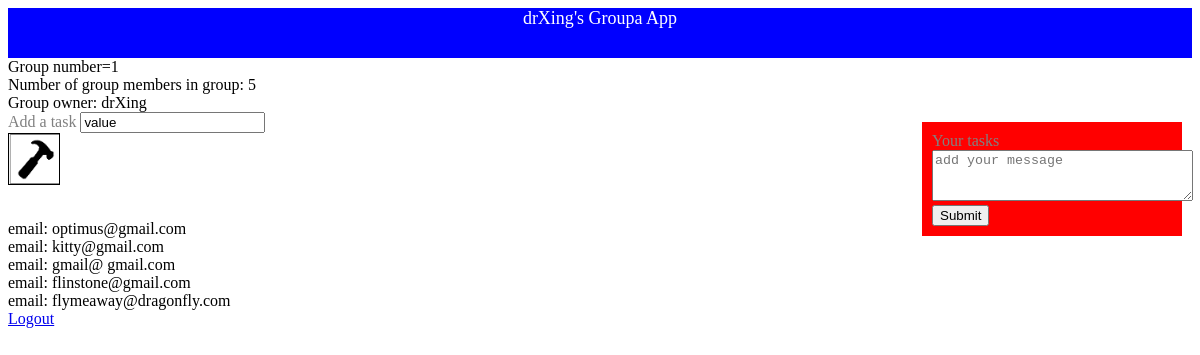
Screenshot of /addtasks.php (signed in) with the database file from the repository.
### tables this page shows
CREATE TABLE IF NOT EXISTS `groupowner` (
  `groupid` int(11) NOT NULL AUTO_INCREMENT,
  `ownerid` int(11) NOT NULL,
  PRIMARY KEY (`groupid`)
);

CREATE TABLE IF NOT EXISTS `user` (
  `id` int(10) NOT NULL AUTO_INCREMENT,
  `username` varchar(255) NOT NULL,
  `password` varchar(255) NOT NULL,
  `email` varchar(255) NOT NULL,
  `phone` varchar(20) NOT NULL,
  `level` int(1) NOT NULL,
  PRIMARY KEY (`id`)
);

### functions.php (called while the page is built, shortened)
<?php
function checkadmin($username){
$groupquery = "SELECT level from user where user.username = '".$username."';";
				$num = mysql_query($groupquery);
				$row = mysql_fetch_array($num);
				$level=  $row["level"];
				if ($level>0) {return true;} else {return false;}
				}
function getgroupfromowner($username){
$groupquery = "SELECT groupid from groupowner as go inner join user as u on go.ownerid = u.id where u.username = '".$username."';";
				$num = mysql_query($groupquery);
				$row = mysql_fetch_array($num);
				$groupnum=  $row["groupid"];
				return $groupnum;
				}
?>

### userobject.php (the view, shortened to what this page needs)
<?php
class User {
public $email;
function __construct($id,$username,$password,$email,$phonenumber,$level=1) {
$this->email = $email;
}
function getEmails(){
echo "<br/>email: ".$this->email;
}
}
class Group {
public $members=array();
public $owner;
function __construct($owner, $members=array()) {
$this->owner = $owner;
$this->members = $members;
}
function printemails($x){
return $this->members[$x]->getEmails();
}
function getOwner(){
return $this->owner;
}
}
?>

### addtasks.php (shortened to what this page needs)
<?php
include('userobject.php');
include('functions.php');
$username = $_COOKIE['ID_my_site'];
$owner = $username;
if (checkadmin($username))
{
$groupnum = getgroupfromowner($username);
include('adminheader.php');
echo "Group number=".$groupnum."<br/>";
$query = "SELECT * from `user` inner join `group` as `g` on (`user`.`id` = `g`.`userid`) where `g`.`groupnum` = '".$groupnum."';";
$i=0;
$members = mysql_query($query)or die(mysql_error());
 	while($info = mysql_fetch_array( $members )) 	{
		$i++;
		}
	 $members = array();
 $group = new Group ($owner,$members);
$ownerval = $group->getOwner();
 for ($x=0; $x<=$i; $x++){
 array_push($group->members, ${"user".$x});
}
  	echo "Number of group members in group: ". $i."<br/>";
  	echo "Group owner: ".$ownerval."<br/>";
  	?>
  	<div id="left">
  	<form onsubmit="return submitHandler(this);">
  	<label for="tasks">Add a task</label>
  	<input type="text" name="task" id="task" onclick="this.value = '';" value="value"/>
  	<input type="image" value="Submit" id="submit" name="submit" src="/images/addtasks.png" height="50" width="50" border="1px solid black">
  	</form>
  	</div>
  	<div id="right">
  	<form id="message" action="tasksave.php" method="post" onsubmit="submitHandler2(this);">
  	<label for="message">Your tasks</label>
  	<textarea rows="3" cols="30" name="personal_message" placeholder="add your message" id="personal_message"></textarea>
  	<input type="Submit" id="submit" name="submit">
  	<br/>
  	</form>
  	</div><br/>
  	<br/>
  	<br/>
  	<br/>
  	<?php
  	echo "<br/>";
  	 for ($x=0; $x<=$i-1; $x++){
	$group->printemails($x);
	}
	echo "<br/><a href='logout.php'>Logout</a>";
} else {
print "you are not the admin.";
print $_GET['admin'];
}
?>

### css/admin.css (style rules this page uses)
#right { width: 240px; float: right; height: 100%; padding: 10px; background-color: red; color: gray; margin: 10px; }
#left { width: 300px; float: left; height: 100% background-color: white; color: gray; }

### rows the page displays
groupowner: groupid "1"
user: email "optimus@gmail.com"
user: email "kitty@gmail.com"
user: email "gmail@ gmail.com"
user: email "flinstone@gmail.com"
user: email "flymeaway@dragonfly.com"

### other values shown
$username "drXing"
$i "5"
$ownerval "drXing"
